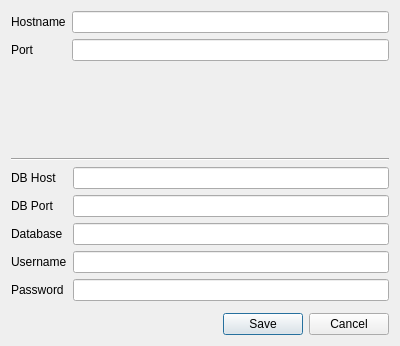
<?xml version="1.0" encoding="UTF-8"?>
<ui version="4.0">
 <class>ServerSettings</class>
 <widget class="QDialog" name="ServerSettings">
  <property name="geometry">
   <rect>
    <x>0</x>
    <y>0</y>
    <width>400</width>
    <height>346</height>
   </rect>
  </property>
  <property name="windowTitle">
   <string>Dialog</string>
  </property>
  <layout class="QVBoxLayout" name="verticalLayout_3">
   <item>
    <layout class="QHBoxLayout" name="horizontalLayout">
     <item>
      <layout class="QFormLayout" name="formLayout_2">
       <item row="0" column="0">
        <widget class="QLabel" name="label">
         <property name="text">
          <string>Hostname</string>
         </property>
        </widget>
       </item>
       <item row="0" column="1">
        <widget class="QLineEdit" name="lineEdit"/>
       </item>
       <item row="1" column="0">
        <widget class="QLabel" name="label_2">
         <property name="text">
          <string>Port</string>
         </property>
        </widget>
       </item>
       <item row="1" column="1">
        <widget class="QLineEdit" name="lineEdit_2"/>
       </item>
      </layout>
     </item>
    </layout>
   </item>
   <item>
    <widget class="Line" name="line">
     <property name="orientation">
      <enum>Qt::Horizontal</enum>
     </property>
    </widget>
   </item>
   <item>
    <layout class="QHBoxLayout" name="horizontalLayout_2">
     <item>
      <layout class="QFormLayout" name="formLayout">
       <item row="0" column="0">
        <widget class="QLabel" name="label_3">
         <property name="text">
          <string>DB Host</string>
         </property>
        </widget>
       </item>
       <item row="0" column="1">
        <widget class="QLineEdit" name="server"/>
       </item>
       <item row="2" column="0">
        <widget class="QLabel" name="label_4">
         <property name="text">
          <string>Database</string>
         </property>
        </widget>
       </item>
       <item row="2" column="1">
        <widget class="QLineEdit" name="db"/>
       </item>
       <item row="3" column="0">
        <widget class="QLabel" name="label_5">
         <property name="text">
          <string>Username</string>
         </property>
        </widget>
       </item>
       <item row="3" column="1">
        <widget class="QLineEdit" name="user"/>
       </item>
       <item row="4" column="0">
        <widget class="QLabel" name="label_6">
         <property name="text">
          <string>Password</string>
         </property>
        </widget>
       </item>
       <item row="4" column="1">
        <widget class="QLineEdit" name="pw"/>
       </item>
       <item row="1" column="0">
        <widget class="QLabel" name="portLabel">
         <property name="text">
          <string>DB Port</string>
         </property>
        </widget>
       </item>
       <item row="1" column="1">
        <widget class="QLineEdit" name="port"/>
       </item>
      </layout>
     </item>
    </layout>
   </item>
   <item>
    <widget class="QDialogButtonBox" name="buttonBox">
     <property name="orientation">
      <enum>Qt::Horizontal</enum>
     </property>
     <property name="standardButtons">
      <set>QDialogButtonBox::Cancel|QDialogButtonBox::Save</set>
     </property>
    </widget>
   </item>
  </layout>
 </widget>
 <resources/>
 <connections>
  <connection>
   <sender>buttonBox</sender>
   <signal>accepted()</signal>
   <receiver>ServerSettings</receiver>
   <slot>accept()</slot>
   <hints>
    <hint type="sourcelabel">
     <x>248</x>
     <y>254</y>
    </hint>
    <hint type="destinationlabel">
     <x>157</x>
     <y>274</y>
    </hint>
   </hints>
  </connection>
  <connection>
   <sender>buttonBox</sender>
   <signal>rejected()</signal>
   <receiver>ServerSettings</receiver>
   <slot>reject()</slot>
   <hints>
    <hint type="sourcelabel">
     <x>316</x>
     <y>260</y>
    </hint>
    <hint type="destinationlabel">
     <x>286</x>
     <y>274</y>
    </hint>
   </hints>
  </connection>
 </connections>
</ui>
